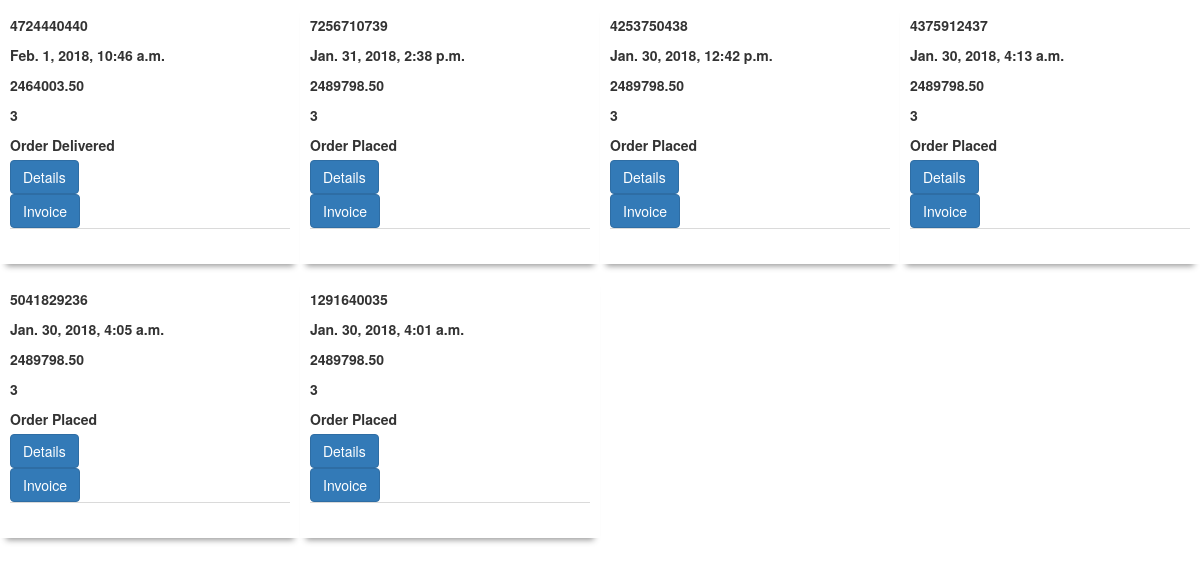
Page /myorders/ (signed in) on the earlier database version.
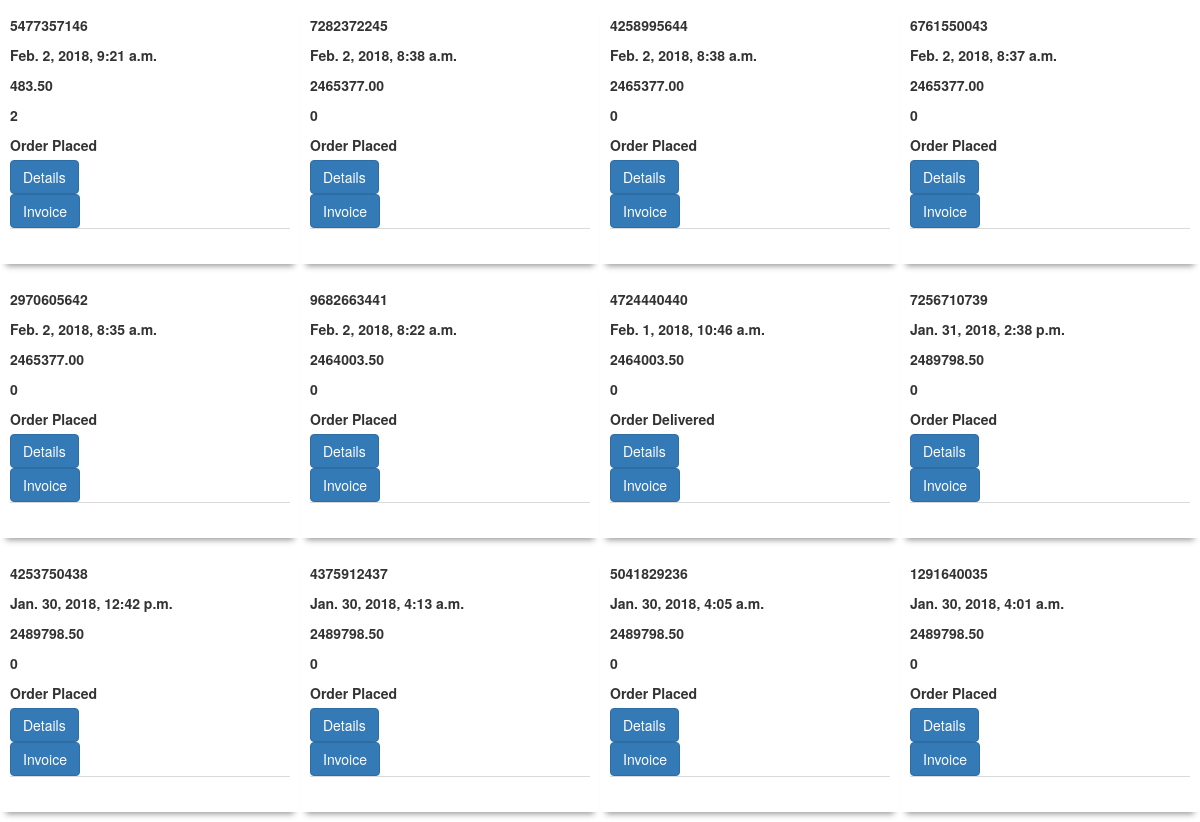
Same page on the later database version.
### myorders/models.py (models this page shows, shortened)
class Order(models.Model):
	cart = models.ManyToManyField(Cart,blank=True)
	bill = models.CharField(max_length=50,null=False)
	customer = models.ForeignKey("user_panel.Customer",on_delete=models.CASCADE,null=True,default=1)
	grand_total = models.DecimalField(null=True,decimal_places=2,max_digits=50)
	modified = models.DateTimeField(auto_now=True, auto_now_add=False)
	created = models.DateTimeField(auto_now=False, auto_now_add=True)
	status = models.IntegerField(null=True,default=0)
	bill_generated = models.BooleanField(default=False)

### myorders/views.py (the view)
def index(request):
	orders = Order.objects.filter(customer__user_id=request.user.id)
	yourorder = orders.order_by('-created')
	return render(request,'myorders/index.html',{ "orders":yourorder })

### templates/myorders/index.html (shortened to what this page needs)
<!DOCTYPE html>
<html>
<head>
	<link href="https://maxcdn.bootstrapcdn.com/bootstrap/3.3.7/css/bootstrap.min.css" rel="stylesheet">
</head>
<body>
{% for p in orders %}
<div class="col-md-3 column productbox">
    <div class="producttitle">{{p.bill}}</div>
    <div class="producttitle">{{p.created}}</div>
        <div class="producttitle">{{p.grand_total}}</div>
         <div class="producttitle">{{p.cart.count}}</div>
         {% if p.status == 0 %}
         <div class="producttitle">Order Placed</div>
         {%endif%}
         {% if p.status == 2 %}
         <div class="producttitle">Order Delivered</div>
         {%endif%}
         <div><a href="{%url 'myorders:detail' p.bill %}" class="btn btn-primary">Details</a></div>
         <div><a href="{%url 'myorders:invoice' p.bill %}" class="btn btn-primary">Invoice</a></div>
    <div class="productprice">
    	<br>
   </div>
 </div>
{% endfor %}
</body>
</html>

### templates/myorders/index.html (style rules this page uses)
.productbox { background-color:#ffffff; padding:10px; margin-bottom:10px; -webkit-box-shadow: 0 8px 6px -6px #999; -moz-box-shadow: 0 8px 6px -6px #999; box-shadow: 0 8px 6px -6px #999; }
.producttitle { font-weight:bold; padding:5px 0 5px 0; }
.productprice { border-top:1px solid #dadada; padding-top:5px; }

Differences in the rows shown:
added Order: bill "5477357146", created "Feb. 2, 2018, 9:21 a.m.", grand_total "483.50", cart.count "2", status "Order Placed"
added Order: bill "7282372245", created "Feb. 2, 2018, 8:38 a.m.", grand_total "2465377.00", cart.count "0", status "Order Placed"
added Order: bill "4258995644", created "Feb. 2, 2018, 8:38 a.m.", grand_total "2465377.00", cart.count "0", status "Order Placed"
added Order: bill "6761550043", created "Feb. 2, 2018, 8:37 a.m.", grand_total "2465377.00", cart.count "0", status "Order Placed"
added Order: bill "2970605642", created "Feb. 2, 2018, 8:35 a.m.", grand_total "2465377.00", cart.count "0", status "Order Placed"
added Order: bill "9682663441", created "Feb. 2, 2018, 8:22 a.m.", grand_total "2464003.50", cart.count "0", status "Order Placed"
computed for Order "Feb. 1, 2018, 10:46 a.m.": cart.count "3" → "0"
computed for Order "Jan. 31, 2018, 2:38 p.m.": cart.count "3" → "0"
computed for Order "Jan. 30, 2018, 12:42 p.m.": cart.count "3" → "0"
computed for Order "Jan. 30, 2018, 4:13 a.m.": cart.count "3" → "0"
computed for Order "Jan. 30, 2018, 4:05 a.m.": cart.count "3" → "0"
computed for Order "Jan. 30, 2018, 4:01 a.m.": cart.count "3" → "0"
